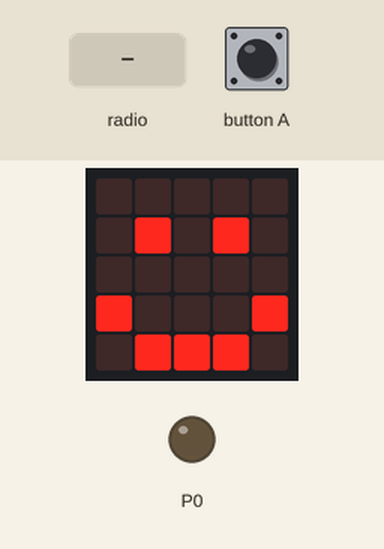
A program run on a simulated BBC micro:bit (MakeCode). On the bench: the board's 5×5 LED display, output pins drawn as LEDs (lit = HIGH). The inputs (shaded band) are chosen by the test bench. A reset restarts the program.

Above: at 1.8 s.
1.9 s: button A pressed for 0.15 s
At 2.15 s:
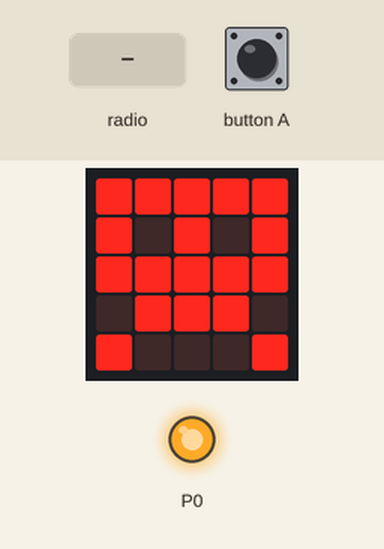
3.7 s: radio message "reset" arrives
Timing chart, 0 to 6.7 s (numbered marks = the images above; inputs shaded):
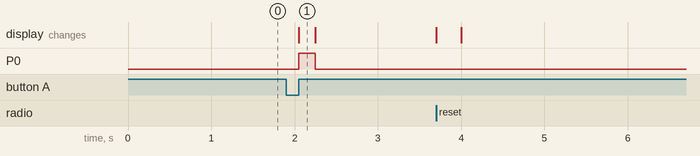

The program:

main.ts
```typescript
function activateTurbine () {
    pins.digitalWritePin(DigitalPin.P0, 1)
    led.toggleAll();
basic.pause(onDuration)
    led.toggleAll();
pins.digitalWritePin(DigitalPin.P0, 0)
}
input.onButtonPressed(Button.A, function () {
    activateTurbine()
})
function win () {
    radio.sendString("I")
}
radio.onReceivedString(function (receivedString) {
    activity = true
    activityTime = input.runningTime()
    if (receivedString == "Start produksjon") {
        activateTurbine()
    } else if (receivedString == "Stopp produksjon") {
        win()
    } else if (receivedString == "reset") {
        control.reset()
    }
})
let activityTime = 0
let activity = false
let onDuration = 0
let turbineIsRunning = false
let turbineOnTime = 0
radio.setGroup(2)
basic.showIcon(IconNames.Happy)
// 15 sec timeout
let turbineTimeout = 15000
let activityTimeout = 15000
onDuration = 200
```

test.ts
```typescript
// testene settes inn her; disse vil ikke kompilert så lenge denne pakken blir brukt som en utvidelse.
```

Measured:
- after the input at 1.9 s, P0: LOW → HIGH after 0.15 s, → LOW 0.20 s later; the display: changes after 0.15 s (image 1)
